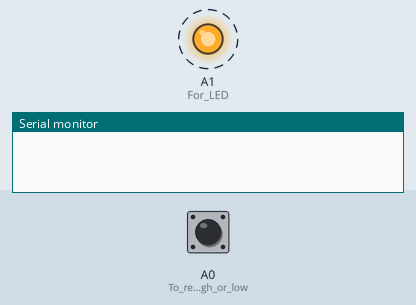
Bench run of a sketch on a simulated Arduino Uno, built with avr-gcc and run on an emulated ATmega328P. Shown: output pins drawn as LEDs (lit = HIGH), the last lines printed to the serial monitor. Dashed ring = blinking. Inputs (shaded band) come from the test bench; at power-on: A0 (To_read_high_or_low) LOW.

Above: at 0.75 s.
1.3 s: A0 (To_read_high_or_low) driven HIGH
4.3 s: A0 (To_read_high_or_low) pulsed LOW 2 times (0.12 s each, 0.3 s apart)
At 4.3 s:
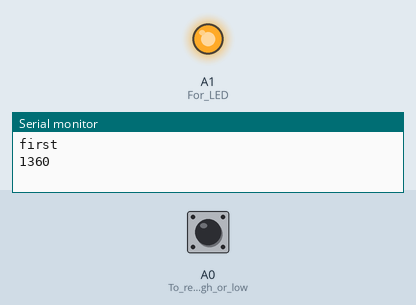
At 6.4 s:
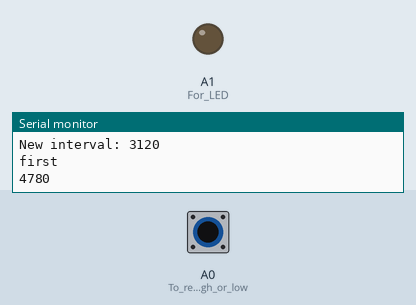
Timing chart, 0 to 13.2 s (numbered marks = the images above; inputs shaded):
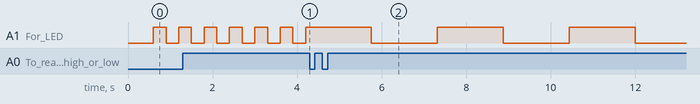

The sketch:

tapTempo.ino
```cpp
//Variables
bool ledState=HIGH; //state of LED
unsigned long lastBlink=0; //last time LED was on

int tapState;
int lastTapState = LOW;  // previous reading from input pin
bool waitingForSecondTap=false;

unsigned long newMs=600; //default Ms
unsigned long firstTap=0; //Ms of first tap
unsigned long secondTap=0; //Ms ofs second tap

unsigned long lastDebounceTime = 0;  //last time input was toggled
const unsigned long debounceDelay = 60; // debounce time

void setup() {
  // put your setup code here, to run once:
  pinMode(A0, INPUT); //To read high or low

  pinMode(A1, OUTPUT); //For LED

  Serial.begin(9600);
}

void loop() {
//read state of switch
int tap=digitalRead(A0);

// If the switch changed, due to noise or pressing:
  if (tap != lastTapState) {
    // reset the debouncing timer
    lastDebounceTime = millis();

  }

  if(millis() - lastDebounceTime > debounceDelay ){
  //if what we are reading is longer than the debounce

    //if button state has changed
    if (tap != tapState){
      tapState =tap;

    if (tap==HIGH && !waitingForSecondTap){

    firstTap=millis(); //When you press the switch finds current time
    Serial.println("first ");
    Serial.println(firstTap);
    //lastDebounceTime = millis();
    waitingForSecondTap=1;
    //lastTapState=tap;
     }

     else if (tap==HIGH && waitingForSecondTap==1){

     secondTap=millis(); //When you press the switch finds current time
     newMs=secondTap-firstTap; //Time between taps

    Serial.println("second ");
    Serial.println(secondTap);
    Serial.print("New interval: ");
    Serial.println(newMs);
    lastDebounceTime = millis();
    waitingForSecondTap=false; //reset

     }
  }
}


//blink LED
if (millis()-lastBlink>=(newMs/2)){
 ledState=!ledState;
digitalWrite(A1, ledState);
lastBlink=millis();
}
lastTapState=tap;

}
```

Measured:
- after the input at 4.3 s, A1 (For_LED): alternates HIGH for 1.6 s and LOW for 1.6 s, starting after 1.5 s
- by itself, A1 (For_LED): alternates HIGH for 0.30 s and LOW for 0.30 s
